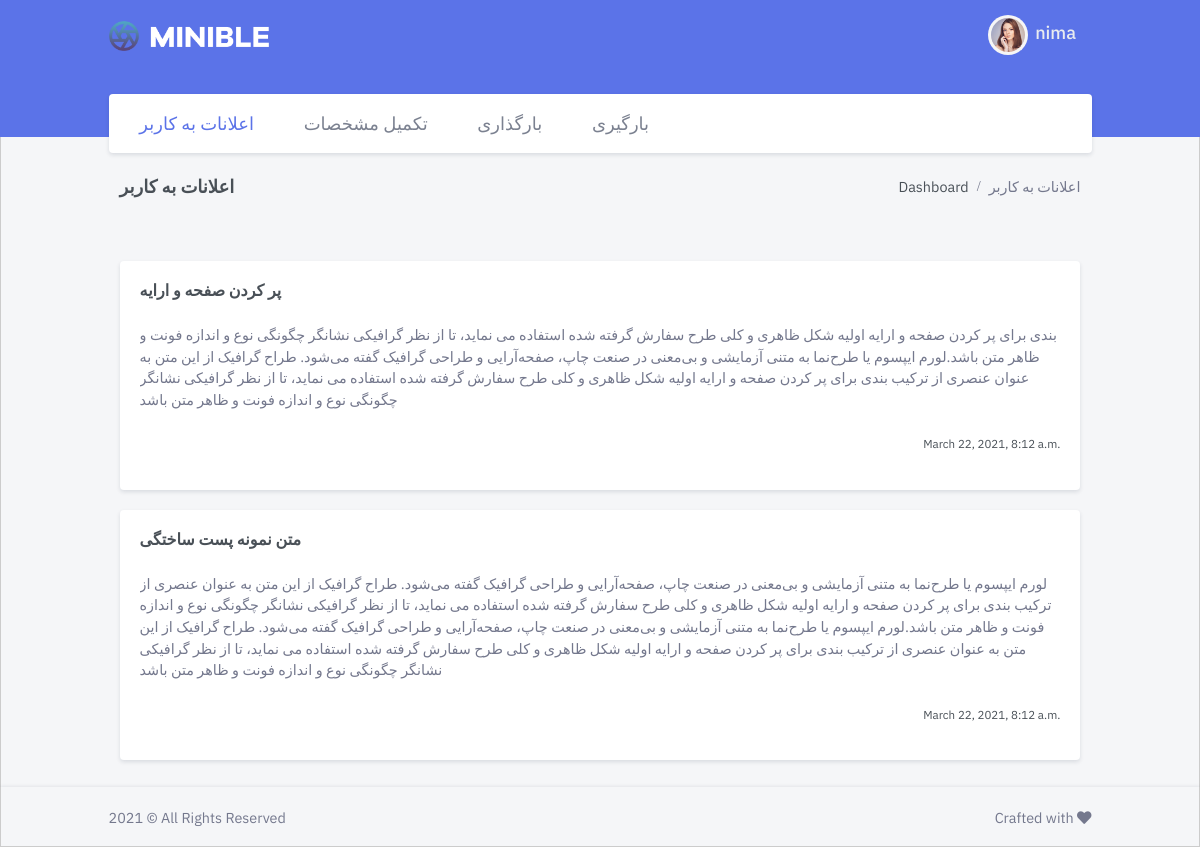
The app's page / (signed in) with its own data.
### dashboard/models.py (models this page shows, shortened)
class Notice(models.Model):
    user = models.ManyToManyField(User)
    title = models.CharField(max_length=200, unique=True)
    updated_on = models.DateTimeField(auto_now= True)
    content = models.TextField()
    created_on = models.DateTimeField(auto_now_add=True)
    class Meta:
        ordering = ['-created_on']
    class Meta:
        verbose_name = "اعلان"
        verbose_name_plural = " اعلانات "

### dashboard/views.py (the view)
# urls.py: path('', include('dashboard.urls')),
@login_required
def dashboard(request):
  profile = models.Profile.objects.filter(user=request.user)
  notices = models.Notice.objects.filter(user=request.user).order_by('-created_on')
  context = {'profile': profile, 'notices':notices }
  return render(request, 'dashboard/dashboard.html', context)

### templates/dashboard/dashboard.html (shortened to what this page needs)
{% load static %}
<!doctype html>
<html lang="en">
<head>
        <link href="{% static 'dashboard/css/bootstrap.min.css' %}" id="bootstrap-style" rel="stylesheet" type="text/css" />
        <link href="{% static 'dashboard/css/icons.min.css' %}" rel="stylesheet" type="text/css" />
        <link href="{% static 'dashboard/css/app.min.css' %}" id="app-style" rel="stylesheet" type="text/css" />
    </head>
    <body data-layout="horizontal" data-topbar="colored">
        <div id="layout-wrapper">
            <header id="page-topbar">
                <div class="navbar-header">
                    <div class="d-flex">
                        <div class="navbar-brand-box">
                            <a href="{% url 'dashboard' %}" class="logo logo-light">
                                <span class="logo-lg">
                                    <img src="{% static 'dashboard/images/logo-light.png' %}" alt="" height="30">
                                </span>
                            </a>
                        </div>
                    </div>
                    <div class="d-flex">
                        <div class="dropdown d-inline-block">
                            <button type="button" class="btn header-item waves-effect" id="page-header-user-dropdown"
                                data-toggle="dropdown" aria-haspopup="true" aria-expanded="false">
                                <img class="rounded-circle header-profile-user" src="{% static 'dashboard/images/users/avatar-4.jpg' %}"
                                    alt="Header Avatar">
                                <span class="d-none d-xl-inline-block ml-1 font-weight-medium font-size-18">{{ user.username }}</span>
                            </button>
                        </div>
                    </div>
                </div>
                <div class="container-fluid">
                    <div class="topnav">
                        <nav class="navbar navbar-light navbar-expand-lg topnav-menu">
                            <div class="collapse navbar-collapse" id="topnav-menu-content">
                                <ul class="navbar-nav">
                                    <li class="nav-item">
                                        <a class="nav-link" onclick="openTab(event, '1')" id="defaultOpen">
                                              اعلانات به کاربر
                                        </a>
                                    </li>
                                    <li class="nav-item">
                                        <a class="nav-link" onclick="openTab(event, '2')">
                                              تکمیل مشخصات
                                        </a>
                                    </li>
                                    <li class="nav-item">
                                        <a class="nav-link" onclick="openTab(event, '3')">
                                              بارگذاری
                                        </a>
                                    </li>
                                    <li class="nav-item">
                                        <a class="nav-link" onclick="openTab(event, '4')">
                                               بارگیری
                                        </a>
                                    </li>
                                </ul>
                            </div>
                        </nav>
                    </div>
                </div>
            </header>
            <div id="1" class="tabcontent">
                <div class="main-content">
                    <div class="page-content">
                        <div class="container-fluid">
                            <div class="row">
                                <div class="col-12">
                                    <div class="page-title-box d-flex align-items-center justify-content-between">
                                        <h4 class="mb-0"> اعلانات به کاربر </h4>
                                        <div class="page-title-right">
                                            <ol class="breadcrumb m-0">
                                                <li class="breadcrumb-item">Dashboard</li>
                                                <li class="breadcrumb-item active"> اعلانات به کاربر </li>
                                            </ol>
                                        </div>
                                    </div>
                                </div>
                            </div>
                            <br><br>
                          {% for Notice in notices %}
                            <div class="row">
                                <div class="col-lg-12">
                                    <div class="card">
                                        <div class="card-body">
                                             <h4 class="card-title mb-4">{{ Notice.title }}</h4>
                                             <div class="table-responsive">
                                                <p class="text-muted mb-0">{{ Notice.content }}</p>
                                                <br>
                                                <p style="text-align:right"> <small> {{ Notice.updated_on }} </small> </p>
                                              </div>
                                        </div>
                                    </div>
                                </div>
                            </div>
                          {% endfor %}
                        </div>
                    </div>
                    <footer class="footer">
                        <div class="container-fluid">
                            <div class="row">
                                <div class="col-sm-6">
                                    <script>document.write(new Date().getFullYear())</script> © All Rights Reserved
                                </div>
                                <div class="col-sm-6">
                                    <div class="text-sm-right d-none d-sm-block">
                                        Crafted with <i class="fas fa-heart"></i>
                                    </div>
                                </div>
                            </div>
                        </div>
                    </footer>
                </div>
            </div>
        </div>
    </body>
</html>

### templates/dashboard/dashboard.html (style rules this page uses)
.tabcontent { display: none; padding: 6px 12px; border: 1px solid #ccc; border-top: none; }
.tabcontent { animation: fadeEffect 1s; }

### records on screen
Notice: title "پر کردن صفحه و ارایه", content "بندی برای پر کردن صفحه و ارایه اولیه شکل ظاهری و کلی طرح سفارش گرفته شده استفاده می نماید، تا از نظر گرافیکی نشانگر چگونگی نوع و اندازه فونت و ظاهر متن باشد.لورم ایپسوم یا طرح‌نما به متنی آزمایشی و بی‌معنی در صنعت چاپ، صفحه‌آرایی و طراحی گرافیک گفته می‌شود. طراح گرافیک از این متن به عنوان عنصری از ترکیب بندی برای پر کردن صفحه و ارایه اولیه شکل ظاهری و کلی طرح سفارش گرفته شده استفاده می نماید، تا از نظر گرافیکی نشانگر چگونگی نوع و اندازه فونت و ظاهر متن باشد", updated_on "March 22, 2021, 8:12 a.m."
Notice: title "متن نمونه پست ساختگی", content "لورم ایپسوم یا طرح‌نما به متنی آزمایشی و بی‌معنی در صنعت چاپ، صفحه‌آرایی و طراحی گرافیک گفته می‌شود. طراح گرافیک از این متن به عنوان عنصری از ترکیب بندی برای پر کردن صفحه و ارایه اولیه شکل ظاهری و کلی طرح سفارش گرفته شده استفاده می نماید، تا از نظر گرافیکی نشانگر چگونگی نوع و اندازه فونت و ظاهر متن باشد.لورم ایپسوم یا طرح‌نما به متنی آزمایشی و بی‌معنی در صنعت چاپ، صفحه‌آرایی و طراحی گرافیک گفته می‌شود. طراح گرافیک از این متن به عنوان عنصری از ترکیب بندی برای پر کردن صفحه و ارایه اولیه شکل ظاهری و کلی طرح سفارش گرفته شده استفاده می نماید، تا از نظر گرافیکی نشانگر چگونگی نوع و اندازه فونت و ظاهر متن باشد", updated_on "March 22, 2021, 8:12 a.m."

### other values on screen
{{ user.username }} "nima"
